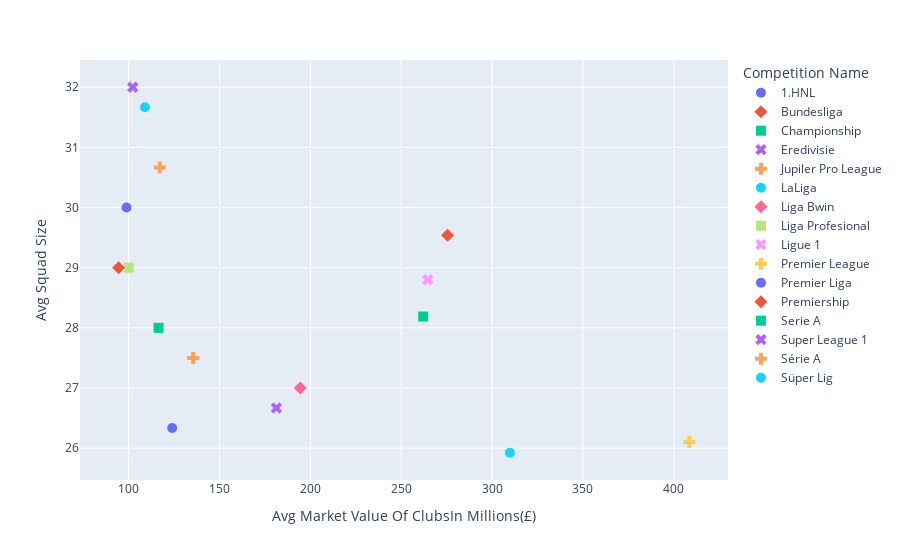

Notebook cell for this chart:
### Markdown cell above
Average club value vs squad sizes

### Code cell
fig = px.scatter(df2, y="Avg Squad Size", x="Avg Market Value Of ClubsIn Millions(£)", color="Competition Name", symbol="Competition Name")
fig.update_traces(marker_size=10)
fig.show()

### Figure 1 — Plotly figure (JSON) as saved in the notebook; plotly's stock layout.template omitted (floating-point values rounded to 4 significant figures)
{"data": [{"hovertemplate": "Competition Name=1.HNL<br>Avg Market Value Of ClubsIn Millions(£)=%{x}<br>Avg Squad Size=%{y}<extra></extra>", "legendgroup": "1.HNL", "marker": {"color": "#636efa", "size": 10, "symbol": "circle"}, "mode": "markers", "name": "1.HNL", "orientation": "v", "showlegend": true, "type": "scatter", "x": [98.82], "xaxis": "x", "y": [30], "yaxis": "y"}, {"hovertemplate": "Competition Name=Bundesliga<br>Avg Market Value Of ClubsIn Millions(£)=%{x}<br>Avg Squad Size=%{y}<extra></extra>", "legendgroup": "Bundesliga", "marker": {"color": "#EF553B", "size": 10, "symbol": "diamond"}, "mode": "markers", "name": "Bundesliga", "orientation": "v", "showlegend": true, "type": "scatter", "x": [275.5], "xaxis": "x", "y": [29.54], "yaxis": "y"}, {"hovertemplate": "Competition Name=Championship<br>Avg Market Value Of ClubsIn Millions(£)=%{x}<br>Avg Squad Size=%{y}<extra></extra>", "legendgroup": "Championship", "marker": {"color": "#00cc96", "size": 10, "symbol": "square"}, "mode": "markers", "name": "Championship", "orientation": "v", "showlegend": true, "type": "scatter", "x": [116.5], "xaxis": "x", "y": [28], "yaxis": "y"}, {"hovertemplate": "Competition Name=Eredivisie<br>Avg Market Value Of ClubsIn Millions(£)=%{x}<br>Avg Squad Size=%{y}<extra></extra>", "legendgroup": "Eredivisie", "marker": {"color": "#ab63fa", "size": 10, "symbol": "x"}, "mode": "markers", "name": "Eredivisie", "orientation": "v", "showlegend": true, "type": "scatter", "x": [181.3], "xaxis": "x", "y": [26.67], "yaxis": "y"}, {"hovertemplate": "Competition Name=Jupiler Pro League<br>Avg Market Value Of ClubsIn Millions(£)=%{x}<br>Avg Squad Size=%{y}<extra></extra>", "legendgroup": "Jupiler Pro League", "marker": {"color": "#FFA15A", "size": 10, "symbol": "cross"}, "mode": "markers", "name": "Jupiler Pro League", "orientation": "v", "showlegend": true, "type": "scatter", "x": [135.5], "xaxis": "x", "y": [27.5], "yaxis": "y"}, {"hovertemplate": "Competition Name=LaLiga<br>Avg Market Value Of ClubsIn Millions(£)=%{x}<br>Avg Squad Size=%{y}<extra></extra>", "legendgroup": "LaLiga", "marker": {"color": "#19d3f3", "size": 10, "symbol": "circle"}, "mode": "markers", "name": "LaLiga", "orientation": "v", "showlegend": true, "type": "scatter", "x": [309.8], "xaxis": "x", "y": [25.92], "yaxis": "y"}, {"hovertemplate": "Competition Name=Liga Bwin<br>Avg Market Value Of ClubsIn Millions(£)=%{x}<br>Avg Squad Size=%{y}<extra></extra>", "legendgroup": "Liga Bwin", "marker": {"color": "#FF6692", "size": 10, "symbol": "diamond"}, "mode": "markers", "name": "Liga Bwin", "orientation": "v", "showlegend": true, "type": "scatter", "x": [194.4], "xaxis": "x", "y": [27], "yaxis": "y"}, {"hovertemplate": "Competition Name=Liga Profesional<br>Avg Market Value Of ClubsIn Millions(£)=%{x}<br>Avg Squad Size=%{y}<extra></extra>", "legendgroup": "Liga Profesional", "marker": {"color": "#B6E880", "size": 10, "symbol": "square"}, "mode": "markers", "name": "Liga Profesional", "orientation": "v", "showlegend": true, "type": "scatter", "x": [100.0], "xaxis": "x", "y": [29], "yaxis": "y"}, {"hovertemplate": "Competition Name=Ligue 1<br>Avg Market Value Of ClubsIn Millions(£)=%{x}<br>Avg Squad Size=%{y}<extra></extra>", "legendgroup": "Ligue 1", "marker": {"color": "#FF97FF", "size": 10, "symbol": "x"}, "mode": "markers", "name": "Ligue 1", "orientation": "v", "showlegend": true, "type": "scatter", "x": [264.6], "xaxis": "x", "y": [28.8], "yaxis": "y"}, {"hovertemplate": "Competition Name=Premier League<br>Avg Market Value Of ClubsIn Millions(£)=%{x}<br>Avg Squad Size=%{y}<extra></extra>", "legendgroup": "Premier League", "marker": {"color": "#FECB52", "size": 10, "symbol": "cross"}, "mode": "markers", "name": "Premier League", "orientation": "v", "showlegend": true, "type": "scatter", "x": [408.6], "xaxis": "x", "y": [26.1], "yaxis": "y"}, {"hovertemplate": "Competition Name=Premier Liga<br>Avg Market Value Of ClubsIn Millions(£)=%{x}<br>Avg Squad Size=%{y}<extra></extra>", "legendgroup": "Premier Liga", "marker": {"color": "#636efa", "size": 10, "symbol": "circle"}, "mode": "markers", "name": "Premier Liga", "orientation": "v", "showlegend": true, "type": "scatter", "x": [124.0], "xaxis": "x", "y": [26.33], "yaxis": "y"}, {"hovertemplate": "Competition Name=Premiership<br>Avg Market Value Of ClubsIn Millions(£)=%{x}<br>Avg Squad Size=%{y}<extra></extra>", "legendgroup": "Premiership", "marker": {"color": "#EF553B", "size": 10, "symbol": "diamond"}, "mode": "markers", "name": "Premiership", "orientation": "v", "showlegend": true, "type": "scatter", "x": [94.5], "xaxis": "x", "y": [29], "yaxis": "y"}, {"hovertemplate": "Competition Name=Serie A<br>Avg Market Value Of ClubsIn Millions(£)=%{x}<br>Avg Squad Size=%{y}<extra></extra>", "legendgroup": "Serie A", "marker": {"color": "#00cc96", "size": 10, "symbol": "square"}, "mode": "markers", "name": "Serie A", "orientation": "v", "showlegend": true, "type": "scatter", "x": [262.1], "xaxis": "x", "y": [28.19], "yaxis": "y"}, {"hovertemplate": "Competition Name=Super League 1<br>Avg Market Value Of ClubsIn Millions(£)=%{x}<br>Avg Squad Size=%{y}<extra></extra>", "legendgroup": "Super League 1", "marker": {"color": "#ab63fa", "size": 10, "symbol": "x"}, "mode": "markers", "name": "Super League 1", "orientation": "v", "showlegend": true, "type": "scatter", "x": [102.2], "xaxis": "x", "y": [32], "yaxis": "y"}, {"hovertemplate": "Competition Name=Série A<br>Avg Market Value Of ClubsIn Millions(£)=%{x}<br>Avg Squad Size=%{y}<extra></extra>", "legendgroup": "Série A", "marker": {"color": "#FFA15A", "size": 10, "symbol": "cross"}, "mode": "markers", "name": "Série A", "orientation": "v", "showlegend": true, "type": "scatter", "x": [117.1], "xaxis": "x", "y": [30.67], "yaxis": "y"}, {"hovertemplate": "Competition Name=Süper Lig<br>Avg Market Value Of ClubsIn Millions(£)=%{x}<br>Avg Squad Size=%{y}<extra></extra>", "legendgroup": "Süper Lig", "marker": {"color": "#19d3f3", "size": 10, "symbol": "circle"}, "mode": "markers", "name": "Süper Lig", "orientation": "v", "showlegend": true, "type": "scatter", "x": [109.0], "xaxis": "x", "y": [31.67], "yaxis": "y"}], "layout": {"legend": {"title": {"text": "Competition Name"}, "tracegroupgap": 0}, "margin": {"t": 60}, "xaxis": {"anchor": "y", "domain": [0, 1], "title": {"text": "Avg Market Value Of ClubsIn Millions(£)"}}, "yaxis": {"anchor": "x", "domain": [0, 1], "title": {"text": "Avg Squad Size"}}}}
